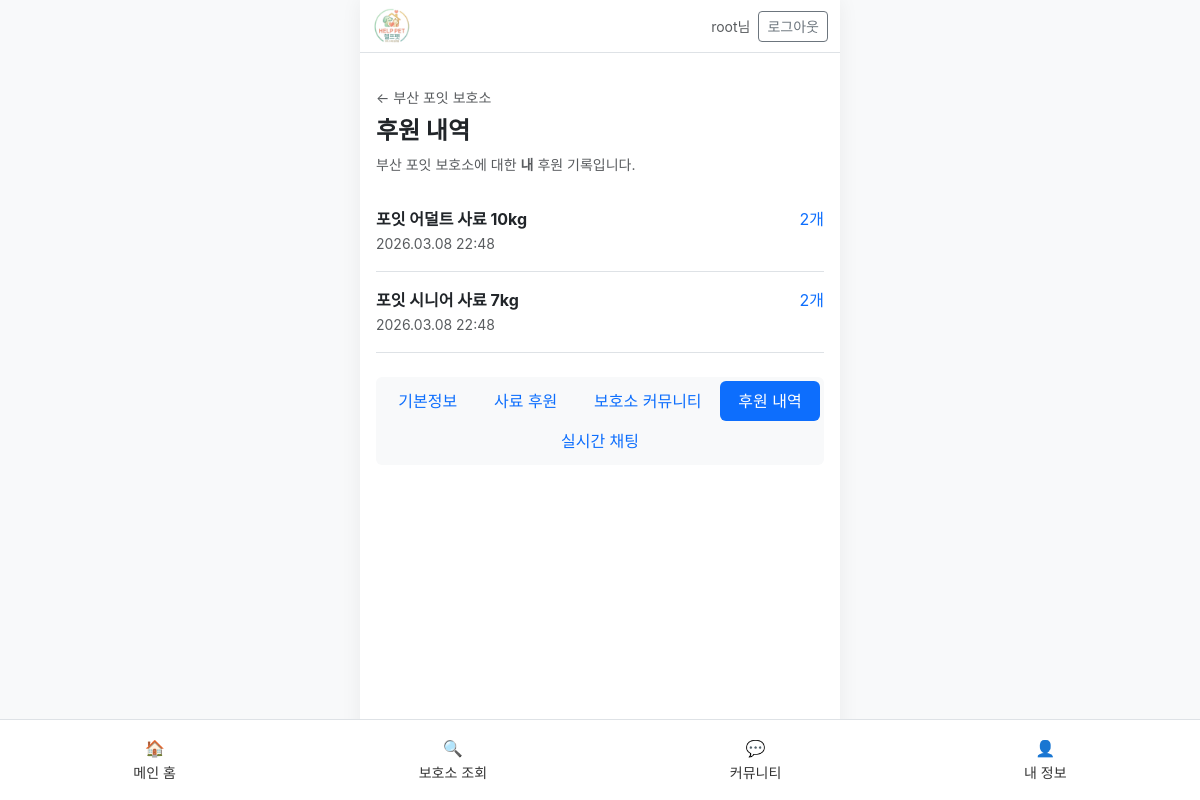
The page /shelter/5/donations/ (signed in) on the database its author committed.
### shelter/models.py (models this page shows, shortened)
class Shelter(models.Model):
    REGION_CHOICES = [
        ('서울', '서울'), ('부산', '부산'), ('대구', '대구'), ('인천', '인천'), ('광주', '광주'),
        ('대전', '대전'), ('울산', '울산'), ('세종', '세종'), ('경기', '경기'), ('강원', '강원'),
        ('충북', '충북'), ('충남', '충남'), ('전북', '전북'), ('전남', '전남'), ('경북', '경북'),
        ('경남', '경남'), ('제주', '제주'),
    ]
    name = models.CharField(max_length=100, verbose_name="보호소명")
    region = models.CharField(max_length=20, choices=REGION_CHOICES, default='서울', verbose_name="지역")
    address = models.CharField(max_length=200, verbose_name="주소")
    phone = models.CharField(max_length=20, blank=True, verbose_name="연락처")
    description = models.TextField(verbose_name="보호소소개")
    image = models.ImageField(upload_to='shelters/', verbose_name="보호소이미지", blank=True, null=True)
    target_product = models.ForeignKey(Product, on_delete=models.SET_NULL, null=True, blank=True, verbose_name="필요사료")

class Donation(models.Model):
    user = models.ForeignKey(User, on_delete=models.CASCADE, verbose_name="후원자")
    shelter = models.ForeignKey(Shelter, on_delete=models.CASCADE, verbose_name="보호소")
    product = models.ForeignKey(Product, on_delete=models.CASCADE, verbose_name="후원물품")
    amount = models.IntegerField(default=1, verbose_name="수량")
    imp_uid = models.CharField(max_length=64, blank=True, verbose_name="포트원 결제고유번호")
    merchant_uid = models.CharField(max_length=128, blank=True, verbose_name="주문번호")
    created_at = models.DateTimeField(auto_now_add=True, verbose_name="후원시간")
    tracking_number = models.CharField(max_length=64, blank=True, verbose_name="송장번호")
    tracking_carrier = models.CharField(max_length=64, blank=True, verbose_name="택배사")
    shipped_at = models.DateTimeField(null=True, blank=True, verbose_name="발송일시")
    class Meta:
        ordering = ['-created_at']

class Product(models.Model):
    name = models.CharField(max_length=100, verbose_name="사료명")
    price = models.IntegerField(verbose_name="가격")
    image = models.ImageField(upload_to='products/', verbose_name="사료이미지")
    description = models.TextField(verbose_name="사료설명")
    weight_kg = models.FloatField(default=1.0, verbose_name="포장 무게(kg)")

### shelter/views.py (the view)
# urls.py: path('<int:pk>/donations/', views.shelter_donations, name='shelter_donations'),
def shelter_donations(request, pk):
    shelter = get_object_or_404(Shelter, pk=pk)
    if not request.user.is_authenticated:
        return render(request, 'shelter/shelter_donations_login_required.html', {
            'shelter': shelter,
        })
    donations = (
        Donation.objects.filter(shelter=shelter, user=request.user)
        .select_related('product')
        .order_by('-created_at')[:50]
    )
    return render(request, 'shelter/shelter_donations.html', {
        'shelter': shelter,
        'donations': donations,
    })

### templates/shelter/shelter_donations.html
{% extends 'base.html' %}
{% block content %}
<div class="py-3">
    <a href="{% url 'shelter_detail_info' shelter.pk %}" class="text-decoration-none text-muted small">← {{ shelter.name }}</a>
    <h4 class="fw-bold mt-2">후원 내역</h4>
    <p class="text-muted small">{{ shelter.name }}에 대한 <strong>내</strong> 후원 기록입니다.</p>
    <div class="list-group list-group-flush">
        {% for d in donations %}
        <div class="list-group-item border-0 border-bottom py-3 px-0">
            <div class="d-flex justify-content-between">
                <span class="fw-bold">{{ d.product.name }}</span>
                <span class="text-primary">{{ d.amount }}개</span>
            </div>
            <span class="text-muted small">{{ d.created_at|date:"Y.m.d H:i" }}</span>
        </div>
        {% empty %}
        <div class="text-center py-5 text-muted">아직 후원 내역이 없습니다.</div>
        {% endfor %}
    </div>
    <ul class="nav nav-pills nav-fill bg-light rounded p-1 mt-4" role="tablist">
        <li class="nav-item"><a class="nav-link" href="{% url 'shelter_detail_info' shelter.pk %}">기본정보</a></li>
        <li class="nav-item"><a class="nav-link" href="{% url 'shelter_donate' shelter.pk %}">사료 후원</a></li>
        <li class="nav-item"><a class="nav-link" href="{% url 'shelter_community_list' shelter.pk %}">보호소 커뮤니티</a></li>
        <li class="nav-item"><a class="nav-link active" href="{% url 'shelter_donations' shelter.pk %}">후원 내역</a></li>
        <li class="nav-item"><a class="nav-link" href="{% url 'shelter_chat' shelter.pk %}">실시간 채팅</a></li>
    </ul>
</div>
{% endblock %}

### templates/base.html (shortened to what this page needs)
<!DOCTYPE html>
<html lang="ko">
<head>
    <link href="https://cdn.jsdelivr.net/npm/bootstrap@5.3.0/dist/css/bootstrap.min.css" rel="stylesheet">
</head>
<body>
    <div class="mobile-container">
        <nav class="navbar navbar-light bg-white border-bottom sticky-top">
            <div class="container-fluid justify-content-between align-items-center">
                <a class="navbar-brand py-0" href="{% url 'home' %}" title="포잇펫">
                    <img src="{{ MEDIA_URL }}logos/logo.png" alt="포잇펫" class="site-logo">
                </a>
                <div class="d-flex align-items-center gap-2">
                    {% if user.is_authenticated %}
                    <span class="small text-muted">{{ user.username }}님</span>
                    <form method="post" action="{% url 'logout' %}" class="mb-0">
                        <button type="submit" class="btn btn-outline-secondary btn-sm">로그아웃</button>
                    </form>
                    {% else %}
                    {% url 'login' as login_url %}
                    <a href="{{ login_url }}{% if request.path != login_url %}?next={{ request.path|urlencode }}{% endif %}" class="btn btn-outline-primary btn-sm">로그인</a>
                    {% endif %}
                </div>
            </div>
        </nav>
        <div class="content p-3">
            {% block content %}
            {% endblock %}
        </div>
        <nav class="navbar fixed-bottom navbar-light bg-white border-top bottom-nav">
            <div class="container-fluid justify-content-around">
                <a href="{% url 'home' %}" class="text-center text-decoration-none">🏠<br><small>메인 홈</small></a>
                <a href="{% url 'shelter_list' %}" class="text-center text-decoration-none">🔍<br><small>보호소 조회</small></a>
                <a href="{% url 'community_list' %}" class="text-center text-decoration-none">💬<br><small>커뮤니티</small></a>
                <a href="{% url 'mypage' %}" class="text-center text-decoration-none">👤<br><small>내 정보</small></a>
            </div>
        </nav>
    </div>
</body>
</html>

### templates/base.html (style rules this page uses)
body { font-family: 'Pretendard', -apple-system, sans-serif; background-color: #f8f9fa; }
.mobile-container { max-width: 480px; margin: 0 auto; background: white; min-height: 100vh; box-shadow: 0 0 20px rgba(0,0,0,.06); }
.content { padding-bottom: 80px; }
.bottom-nav a { padding: 8px 0; color: #333; }
.site-logo { max-height: 36px; width: auto; object-fit: contain; }

### rows shown on the page
Shelter: name "부산 포잇 보호소"
Donation: product.name "포잇 어덜트 사료 10kg", amount "2", created_at "2026.03.08 22:48"
Donation: product.name "포잇 시니어 사료 7kg", amount "2", created_at "2026.03.08 22:48"

### other values the page prints
{{ user.username }} "root"
